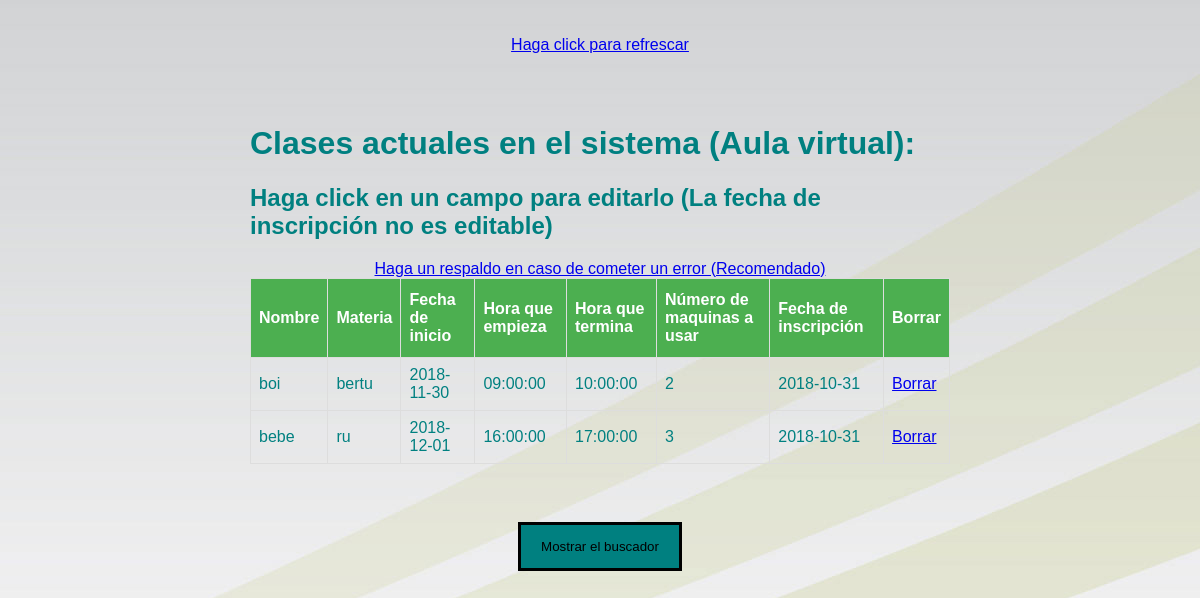
The page /aulavirtualclase.php on the database its author committed.
### tables this page shows
CREATE TABLE `reservaaula` (
  `id` int(10) NOT NULL AUTO_INCREMENT,
  `nombre` varchar(100) NOT NULL,
  `materia` varchar(100) NOT NULL,
  `fecha` varchar(100) NOT NULL,
  `fechaemp` time NOT NULL,
  `fechater` time NOT NULL,
  `numero` int(11) NOT NULL,
  `fechainscripcion` date NOT NULL,
  PRIMARY KEY (`id`)
);

### aulavirtualclase.php (the view, shortened to what this page needs)
<?php
include_once("connection.php");
$sql = "SELECT * FROM `reservaaula` limit 10 ";
$queryRecords = mysqli_query($conn, $sql) or die("Error al buscar");
?>
<!DOCTYPE html>
<html lang="en">
<head>
<link rel="stylesheet" href="estilos\clase.css">
</head>
<body>
<br></br>
<div style="text-align: center;"><a href="aulavirtualclase.php">Haga click para refrescar</a></div>
<div class="container" style="padding:50px 250px;">
<h1>Clases actuales en el sistema (Aula virtual):</h1>
<h2>Haga click en un campo para editarlo (La fecha de inscripción no es editable)</h2>
<div style="text-align: center;"><a href="backup.php" target="_blank">Haga un respaldo en caso de cometer un error (Recomendado)</a></div>
<table id="employee_grid" name="employee_grid" class="table table-condensed table-hover table-striped bootgrid-table" width="60%" cellspacing="0">
   <thead>
      <tr>
         <th>Nombre</th>
         <th>Materia</th>
         <th>Fecha de inicio</th>
		 <th>Hora que empieza</th>
		 <th>Hora que termina</th>
		 <th>Número de maquinas a usar</th>
		 <th>Fecha de inscripción</th>
		 <th>Borrar</th>
      </tr>
   </thead>
   <tbody id="_editable_table">
      <?php foreach($queryRecords as $res) :?>
      <tr data-row-id="<?php echo $res['id'];?>">
         <center><td class="editable-col" contenteditable="true" colaula='0' oldVal ="<?php echo $res['nombre'];?>"><?php echo $res['nombre'];?></td></center>
         <center><td class="editable-col" contenteditable="true" colaula='1' oldVal ="<?php echo $res['materia'];?>"><?php echo $res['materia'];?></td></center>
         <center><td class="editable-col" contenteditable="true" colaula='2' oldVal ="<?php echo $res['fecha'];?>"><?php echo $res['fecha'];?></td></center>
         <center><td class="editable-col" contenteditable="true" colaula='3' oldVal ="<?php echo $res['fechaemp'];?>"><?php echo $res['fechaemp'];?></td></center>
		 <center><td class="editable-col" contenteditable="true" colaula='4' oldVal ="<?php echo $res['fechater'];?>"><?php echo $res['fechater'];?></td></center>
         <center><td class="editable-col" contenteditable="true" colaula='5' oldVal ="<?php echo $res['numero'];?>"><?php echo $res['numero'];?></td></center>
		 <center><td class="editable-col" contenteditable="false" colaula='6' oldVal ="<?php echo $res['fechainscripcion'];?>"><?php echo $res['fechainscripcion'];?></td></center>
		 <?php
		 echo "<td><a href='aulavirtualclaseborrar.php?id=".$res['id']."'>Borrar</a></td>";
		 echo "</tr>";
		 ?>
	  <?php endforeach;?>
   </tbody>
</table>
</div>
<div id="boton2" style="text-align: center;">
<button onclick="myFunction2()">Mostrar el buscador</button>
</div>
</body>
</html>

### estilos/clase.css (style rules this page uses)
body { font-family:Arial,Helvetica,sans-serif;color:teal;padding:0;margin:0;background-image:url(imagenes/fondo_une.jpg) }
#employee_grid { font-family:"Trebuchet MS",Arial,Helvetica,sans-serif;border-collapse:collapse;width:100% }
#employee_grid td,#employee_grid th { border:1px solid #ddd;padding:8px }
#employee_grid th { padding-top:12px;padding-bottom:12px;text-align:left;background-color:#4CAF50;color:#fff }
button,input[type=submit] { background-color:teal;color:#000;padding:14px 20px;margin:8px 0;border:3px solid #000;cursor:pointer;width:95 px }

### aulavirtualclase.php (style rules this page uses)
body { background-image: url("imagenes/fondo_une.jpg") }

### rows shown on the page
reservaaula: nombre "boi", materia "bertu", fecha "2018-11-30", fechaemp "09:00:00", fechater "10:00:00", numero "2", fechainscripcion "2018-10-31"
reservaaula: nombre "bebe", materia "ru", fecha "2018-12-01", fechaemp "16:00:00", fechater "17:00:00", numero "3", fechainscripcion "2018-10-31"
